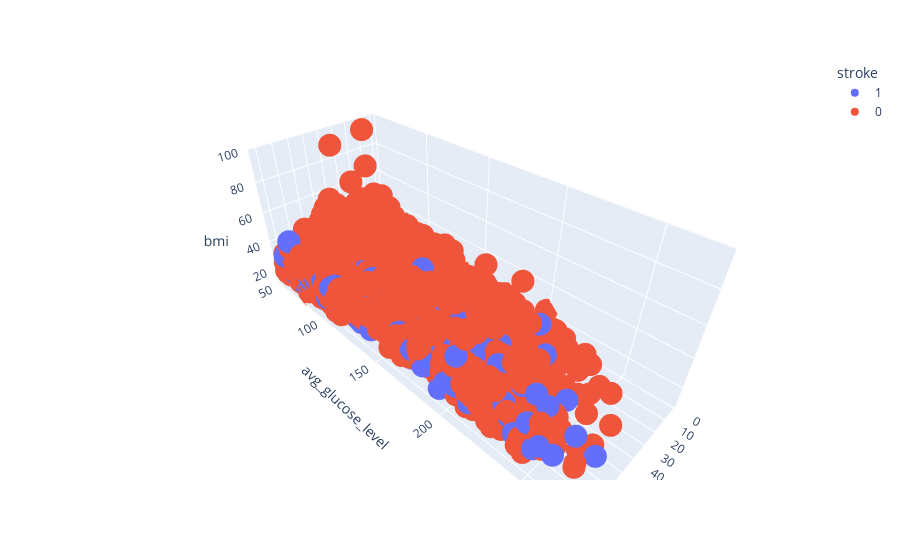

The notebook cell this image was saved under:
### Code cell
# look like avg glucose level has 2 quite distinct clusters among those who had strokes

fig = px.scatter_3d(df, x='age', y='avg_glucose_level', z='bmi',
              color='stroke')
fig.show()

### Figure 1 — Plotly figure (JSON) as saved in the notebook; plotly's stock layout.template omitted (floating-point values rounded to 4 significant figures; data arrays with more than 128 entries replaced by an {"elided": "..."} marker saying what was removed)
{"data": [{"hovertemplate": "stroke=1<br>age=%{x}<br>avg_glucose_level=%{y}<br>bmi=%{z}<extra></extra>", "legendgroup": "1", "marker": {"color": "#636efa", "symbol": "circle"}, "mode": "markers", "name": "1", "scene": "scene", "showlegend": true, "type": "scatter3d", "x": {"elided": "209 int values"}, "y": {"elided": "209 float values"}, "z": {"elided": "209 float values"}}, {"hovertemplate": "stroke=0<br>age=%{x}<br>avg_glucose_level=%{y}<br>bmi=%{z}<extra></extra>", "legendgroup": "0", "marker": {"color": "#EF553B", "symbol": "circle"}, "mode": "markers", "name": "0", "scene": "scene", "showlegend": true, "type": "scatter3d", "x": {"elided": "4700 float values"}, "y": {"elided": "4700 float values"}, "z": {"elided": "4700 float values"}}], "layout": {"legend": {"title": {"text": "stroke"}, "tracegroupgap": 0}, "margin": {"t": 60}, "scene": {"domain": {"x": [0, 1], "y": [0, 1]}, "xaxis": {"title": {"text": "age"}}, "yaxis": {"title": {"text": "avg_glucose_level"}}, "zaxis": {"title": {"text": "bmi"}}}}}
